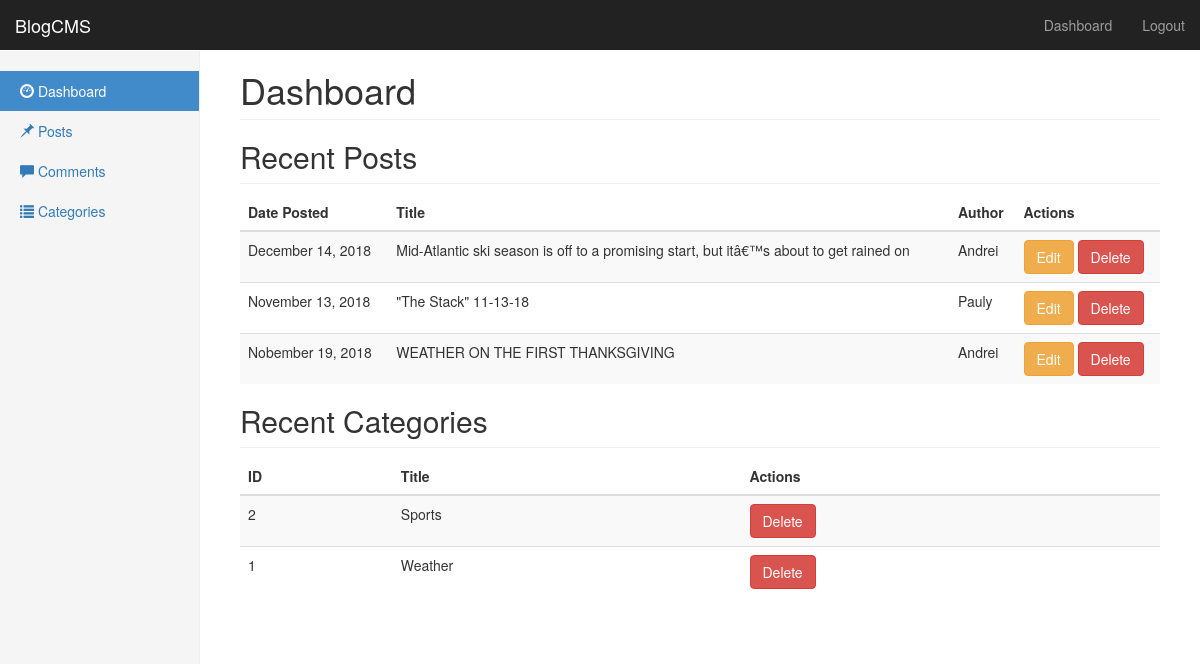
The app's page /admin/index.php with its own data.
### tables this page shows
CREATE TABLE `posts` (
  `id` int(11) NOT NULL,
  `title` varchar(200) NOT NULL,
  `category` int(11) NOT NULL,
  `date` varchar(100) NOT NULL,
  `body` longtext NOT NULL,
  `author` varchar(100) NOT NULL,
  `keywords` varchar(200) DEFAULT NULL
);

CREATE TABLE `categories` (
  `id` int(11) NOT NULL,
  `text` varchar(100) NOT NULL
);

### admin/index.php (the view, shortened to what this page needs)
<?php
include('includes/db.php');
include('includes/header.php');
include('includes/sidebar.php');
$query = "SELECT * FROM posts ORDER BY id DESC";
$posts = $db->query($query);
$query = "SELECT * FROM categories ORDER BY id DESC";
$categories = $db->query($query);
?>
          <h1 class="page-header">Dashboard</h1>
          <h2 class="sub-header">Recent Posts</h2>
          <div class="table-responsive">
            <table class="table table-striped">
              <thead>
                <tr>
                  <th>Date Posted</th>
                  <th>Title</th>
                  <th>Author</th>
                  <th>Actions</th>
                </tr>
              </thead>
              <tbody>
                <?php while($row = $posts->fetch_assoc()) {    ?>
                <tr>
                  <td><?php echo $row['date'] ?></td>
                  <td><?php echo $row['title'] ?></td>
                  <td><?php echo $row['author'] ?></td>
                  <td><a href="new_post.php?post=<?php echo $row['id'] ?>" class="btn btn-warning">Edit</a>
                  <a href="index.php?entity=post&action=delete&id=<?php echo $row['id'] ?>" class="btn btn-danger">Delete</a></td>
                </tr>
                <?php } ?>
              </tbody>
            </table>
			<h2 class="sub-header">Recent Categories</h2>
          <div class="table-responsive">
            <table class="table table-striped">
              <thead>
                <tr>
                  <th>ID</th>
                  <th>Title</th>
                  <th>Actions</th>
                </tr>
              </thead>
              <tbody>
                <?php while($row = $categories->fetch_assoc()) { ?>
                <tr>
                  <td><?php echo $row['id']; ?></td>
                  <td><?php echo $row['text']; ?></td>
                  <td><a href="index.php?entity=category&action=delete&id=<?php echo $row['id']; ?>" class="btn btn-danger">Delete</a></td>
                </tr>
                <?php } ?>
              </tbody>
            </table>
          </div>
        </div>
      </div>
    </div>
  </body>
</html>

### admin/includes/header.php (shortened to what this page needs)
<!DOCTYPE html>
<html lang="en">
  <head>
    <link href="css/bootstrap.css" rel="stylesheet">
    <link href="css/dashboard.css" rel="stylesheet">
  </head>
  <body>
    <nav class="navbar navbar-inverse navbar-fixed-top">
      <div class="container-fluid">
        <div class="navbar-header">
          <a class="navbar-brand" href="#">BlogCMS</a>
        </div>
        <div id="navbar" class="navbar-collapse collapse">
          <ul class="nav navbar-nav navbar-right">
            <li><a href="index.php">Dashboard</a></li>
            <li><a href="logout.php">Logout</a></li>
          </ul>
        </div>
      </div>
    </nav>

### admin/includes/sidebar.php (shortened to what this page needs)
<div class="container-fluid">
  <div class="row">
    <div class="col-sm-3 col-md-2 sidebar">
      <ul class="nav nav-sidebar">
        <li class="active"><a href="index.php"><i class="glyphicon glyphicon-dashboard"></i> Dashboard <span class="sr-only">(current)</span></a></li>
        <li><a href="posts.php"><i class="glyphicon glyphicon-pushpin"></i> Posts</a></li>
        <li><a href="comments.php"><i class="glyphicon glyphicon-comment"></i> Comments</a></li>
        <li><a href="categories.php"><i class="glyphicon glyphicon-list"></i> Categories</a></li>
      </ul>
    </div>
    <div class="col-sm-9 col-sm-offset-3 col-md-10 col-md-offset-2 main">

### admin/css/dashboard.css (style rules this page uses)
body { padding-top: 50px; }
.sub-header { padding-bottom: 10px; border-bottom: 1px solid #eee; }
.navbar-fixed-top { border: 0; }
.sidebar { display: none; }
@media (min-width: 768px) { .sidebar { position: fixed; top: 51px; bottom: 0; left: 0; z-index: 1000; display: block; padding: 20px; overflow-x: hidden; overflow-y: auto; background-color: #f5f5f5; border-right: 1px solid #eee; } }
.nav-sidebar { margin-right: -21px; margin-bottom: 20px; margin-left: -20px; }
.nav-sidebar > li > a { padding-right: 20px; padding-left: 20px; }
.nav-sidebar > .active > a, .nav-sidebar > .active > a:hover, .nav-sidebar > .active > a:focus { color: #fff; background-color: #428bca; }
.main { padding: 20px; }
@media (min-width: 768px) { .main { padding-right: 40px; padding-left: 40px; } }
.main .page-header { margin-top: 0; }

### records on screen
posts: date "December 14, 2018", title "Mid-Atlantic ski season is off to a promising start, but itâ€™s about to get rained on", author "Andrei"
posts: date "November 13, 2018", title "\"The Stack\" 11-13-18", author "Pauly"
posts: date "Nobember 19, 2018", title "WEATHER ON THE FIRST THANKSGIVING", author "Andrei"
categories: id "2", text "Sports"
categories: id "1", text "Weather"
